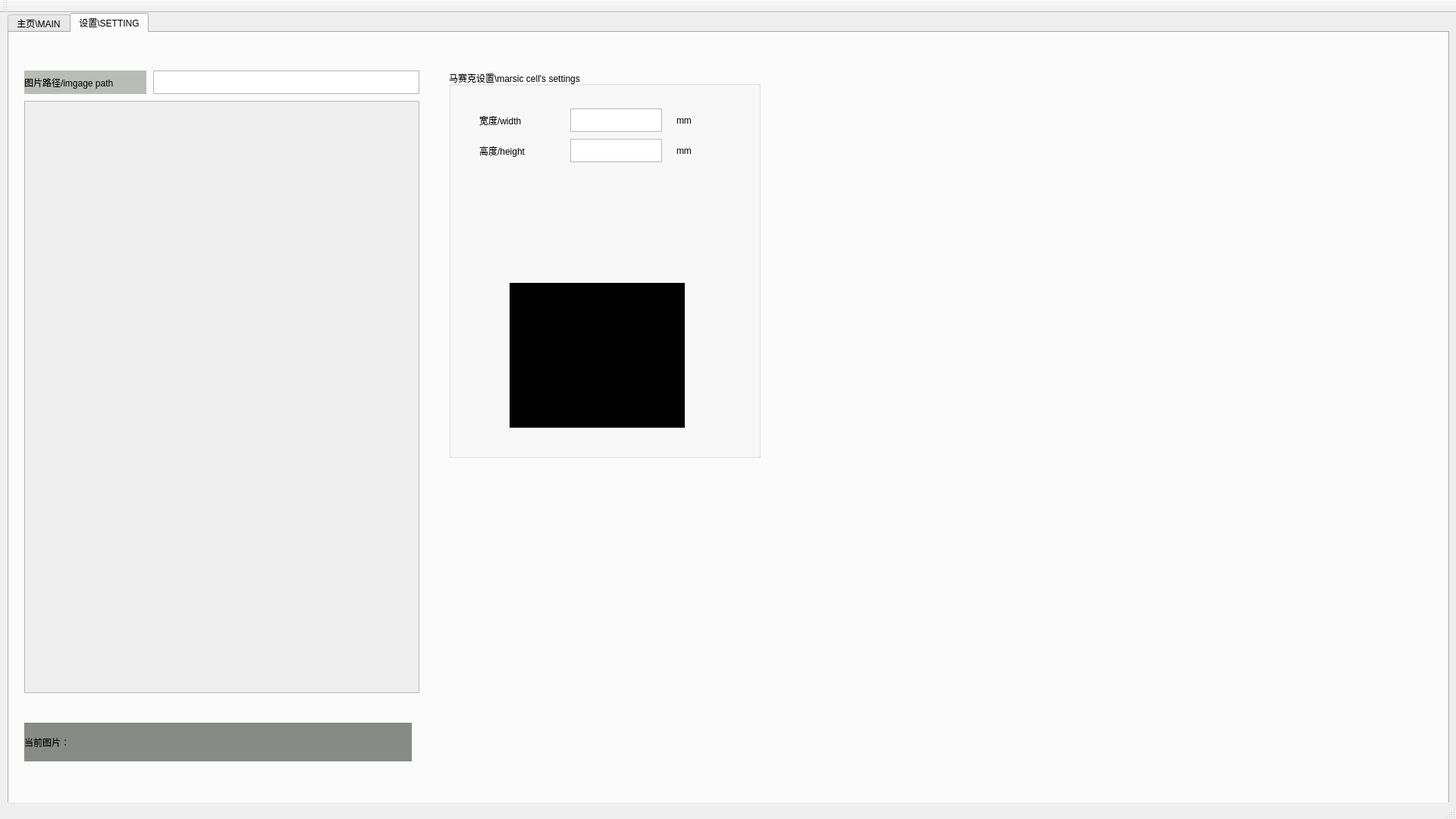
<?xml version="1.0" encoding="UTF-8"?>
<ui version="4.0">
 <class>MW</class>
 <widget class="QMainWindow" name="MW">
  <property name="geometry">
   <rect>
    <x>0</x>
    <y>0</y>
    <width>1920</width>
    <height>1080</height>
   </rect>
  </property>
  <property name="windowTitle">
   <string>MW</string>
  </property>
  <widget class="QWidget" name="centralWidget">
   <widget class="QTabWidget" name="tabWidget">
    <property name="geometry">
     <rect>
      <x>10</x>
      <y>0</y>
      <width>1901</width>
      <height>1071</height>
     </rect>
    </property>
    <property name="currentIndex">
     <number>1</number>
    </property>
    <widget class="QWidget" name="main_win">
     <attribute name="title">
      <string>主页\MAIN</string>
     </attribute>
    </widget>
    <widget class="QWidget" name="setting">
     <attribute name="title">
      <string>设置\SETTING</string>
     </attribute>
     <widget class="QTextEdit" name="img_path">
      <property name="geometry">
       <rect>
        <x>190</x>
        <y>50</y>
        <width>351</width>
        <height>31</height>
       </rect>
      </property>
     </widget>
     <widget class="QLabel" name="img_path_name">
      <property name="geometry">
       <rect>
        <x>20</x>
        <y>50</y>
        <width>161</width>
        <height>31</height>
       </rect>
      </property>
      <property name="autoFillBackground">
       <bool>false</bool>
      </property>
      <property name="styleSheet">
       <string notr="true">background-color: rgb(186, 189, 182);</string>
      </property>
      <property name="text">
       <string>图片路径/imgage path</string>
      </property>
     </widget>
     <widget class="QScrollArea" name="scrollArea">
      <property name="geometry">
       <rect>
        <x>20</x>
        <y>90</y>
        <width>521</width>
        <height>781</height>
       </rect>
      </property>
      <property name="widgetResizable">
       <bool>true</bool>
      </property>
      <widget class="QWidget" name="scrollAreaWidgetContents">
       <property name="geometry">
        <rect>
         <x>0</x>
         <y>0</y>
         <width>519</width>
         <height>779</height>
        </rect>
       </property>
      </widget>
     </widget>
     <widget class="QGroupBox" name="groupBox">
      <property name="geometry">
       <rect>
        <x>580</x>
        <y>50</y>
        <width>411</width>
        <height>511</height>
       </rect>
      </property>
      <property name="title">
       <string>马赛克设置\marsic cell's settings</string>
      </property>
      <widget class="QLabel" name="cell_show">
       <property name="geometry">
        <rect>
         <x>80</x>
         <y>280</y>
         <width>231</width>
         <height>191</height>
        </rect>
       </property>
       <property name="styleSheet">
        <string notr="true">background-color: rgb(0, 0, 0);</string>
       </property>
       <property name="text">
        <string/>
       </property>
      </widget>
      <widget class="QLabel" name="tar_width_name">
       <property name="geometry">
        <rect>
         <x>40</x>
         <y>50</y>
         <width>91</width>
         <height>31</height>
        </rect>
       </property>
       <property name="text">
        <string>宽度/width</string>
       </property>
      </widget>
      <widget class="QTextEdit" name="tar_width">
       <property name="geometry">
        <rect>
         <x>160</x>
         <y>50</y>
         <width>121</width>
         <height>31</height>
        </rect>
       </property>
      </widget>
      <widget class="QTextEdit" name="tar_height">
       <property name="geometry">
        <rect>
         <x>160</x>
         <y>90</y>
         <width>121</width>
         <height>31</height>
        </rect>
       </property>
      </widget>
      <widget class="QLabel" name="tar_height_name">
       <property name="geometry">
        <rect>
         <x>40</x>
         <y>90</y>
         <width>91</width>
         <height>31</height>
        </rect>
       </property>
       <property name="text">
        <string>高度/height</string>
       </property>
      </widget>
      <widget class="QLabel" name="tar_width_name_2">
       <property name="geometry">
        <rect>
         <x>300</x>
         <y>50</y>
         <width>91</width>
         <height>31</height>
        </rect>
       </property>
       <property name="text">
        <string>mm</string>
       </property>
      </widget>
      <widget class="QLabel" name="tar_height_name_2">
       <property name="geometry">
        <rect>
         <x>300</x>
         <y>90</y>
         <width>91</width>
         <height>31</height>
        </rect>
       </property>
       <property name="text">
        <string>mm</string>
       </property>
      </widget>
      <widget class="QLabel" name="cell_width_show">
       <property name="geometry">
        <rect>
         <x>150</x>
         <y>250</y>
         <width>67</width>
         <height>17</height>
        </rect>
       </property>
       <property name="text">
        <string/>
       </property>
      </widget>
      <widget class="QLabel" name="cell_height_show">
       <property name="geometry">
        <rect>
         <x>320</x>
         <y>380</y>
         <width>67</width>
         <height>17</height>
        </rect>
       </property>
       <property name="text">
        <string/>
       </property>
       <property name="alignment">
        <set>Qt::AlignRight|Qt::AlignTrailing|Qt::AlignVCenter</set>
       </property>
      </widget>
     </widget>
     <widget class="QLabel" name="label_2">
      <property name="geometry">
       <rect>
        <x>20</x>
        <y>910</y>
        <width>511</width>
        <height>51</height>
       </rect>
      </property>
      <property name="styleSheet">
       <string notr="true">background-color: rgb(136, 138, 133);</string>
      </property>
      <property name="text">
       <string>当前图片：</string>
      </property>
     </widget>
    </widget>
   </widget>
  </widget>
  <widget class="QMenuBar" name="menuBar">
   <property name="geometry">
    <rect>
     <x>0</x>
     <y>0</y>
     <width>1920</width>
     <height>22</height>
    </rect>
   </property>
  </widget>
  <widget class="QToolBar" name="mainToolBar">
   <attribute name="toolBarArea">
    <enum>TopToolBarArea</enum>
   </attribute>
   <attribute name="toolBarBreak">
    <bool>false</bool>
   </attribute>
  </widget>
  <widget class="QStatusBar" name="statusBar"/>
 </widget>
 <layoutdefault spacing="6" margin="11"/>
 <resources/>
 <connections/>
</ui>
